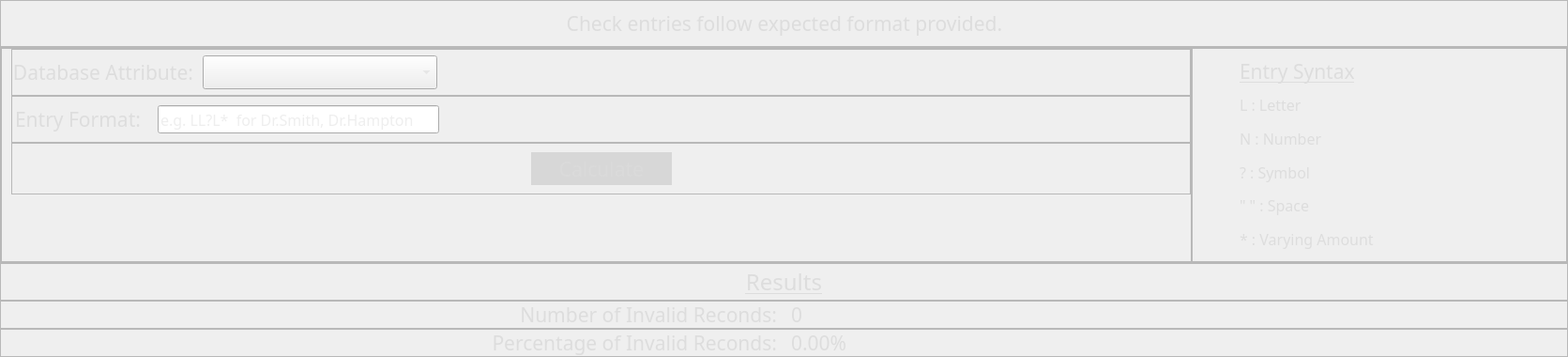
          <widget class="QWidget" name="tab_3">
           <attribute name="title">
            <string>Validity</string>
           </attribute>
           <layout class="QVBoxLayout" name="verticalLayout_25">
            <property name="spacing">
             <number>0</number>
            </property>
            <property name="leftMargin">
             <number>0</number>
            </property>
            <property name="topMargin">
             <number>0</number>
            </property>
            <property name="rightMargin">
             <number>0</number>
            </property>
            <property name="bottomMargin">
             <number>0</number>
            </property>
            <item>
             <widget class="QFrame" name="frame_46">
              <property name="minimumSize">
               <size>
                <width>0</width>
                <height>50</height>
               </size>
              </property>
              <property name="maximumSize">
               <size>
                <width>16777215</width>
                <height>50</height>
               </size>
              </property>
              <property name="frameShape">
               <enum>QFrame::StyledPanel</enum>
              </property>
              <property name="frameShadow">
               <enum>QFrame::Raised</enum>
              </property>
              <layout class="QHBoxLayout" name="horizontalLayout_28">
               <property name="spacing">
                <number>0</number>
               </property>
               <property name="leftMargin">
                <number>0</number>
               </property>
               <property name="topMargin">
                <number>5</number>
               </property>
               <property name="rightMargin">
                <number>0</number>
               </property>
               <property name="bottomMargin">
                <number>5</number>
               </property>
               <item>
                <spacer name="horizontalSpacer_31">
                 <property name="orientation">
                  <enum>Qt::Horizontal</enum>
                 </property>
                 <property name="sizeHint" stdset="0">
                  <size>
                   <width>40</width>
                   <height>20</height>
                  </size>
                 </property>
                </spacer>
               </item>
               <item>
                <widget class="QLabel" name="label_15">
                 <property name="minimumSize">
                  <size>
                   <width>500</width>
                   <height>25</height>
                  </size>
                 </property>
                 <property name="maximumSize">
                  <size>
                   <width>500</width>
                   <height>60</height>
                  </size>
                 </property>
                 <property name="font">
                  <font>
                   <family>Microsoft YaHei</family>
                   <pointsize>16</pointsize>
                   <underline>false</underline>
                  </font>
                 </property>
                 <property name="styleSheet">
                  <string notr="true">color:#DDDDDD;</string>
                 </property>
                 <property name="text">
                  <string>Check entries follow expected format provided.</string>
                 </property>
                 <property name="alignment">
                  <set>Qt::AlignCenter</set>
                 </property>
                </widget>
               </item>
               <item>
                <spacer name="horizontalSpacer_18">
                 <property name="orientation">
                  <enum>Qt::Horizontal</enum>
                 </property>
                 <property name="sizeHint" stdset="0">
                  <size>
                   <width>40</width>
                   <height>20</height>
                  </size>
                 </property>
                </spacer>
               </item>
              </layout>
             </widget>
            </item>
            <item>
             <widget class="QFrame" name="frame_49">
              <property name="minimumSize">
               <size>
                <width>0</width>
                <height>230</height>
               </size>
              </property>
              <property name="maximumSize">
               <size>
                <width>16777215</width>
                <height>230</height>
               </size>
              </property>
              <property name="frameShape">
               <enum>QFrame::StyledPanel</enum>
              </property>
              <property name="frameShadow">
               <enum>QFrame::Raised</enum>
              </property>
              <layout class="QHBoxLayout" name="horizontalLayout_29">
               <property name="spacing">
                <number>0</number>
               </property>
               <property name="leftMargin">
                <number>0</number>
               </property>
               <property name="topMargin">
                <number>0</number>
               </property>
               <property name="rightMargin">
                <number>0</number>
               </property>
               <property name="bottomMargin">
                <number>0</number>
               </property>
               <item>
                <widget class="QFrame" name="frame_53">
                 <property name="frameShape">
                  <enum>QFrame::StyledPanel</enum>
                 </property>
                 <property name="frameShadow">
                  <enum>QFrame::Raised</enum>
                 </property>
                 <layout class="QVBoxLayout" name="verticalLayout_27">
                  <property name="spacing">
                   <number>0</number>
                  </property>
                  <property name="leftMargin">
                   <number>10</number>
                  </property>
                  <property name="topMargin">
                   <number>0</number>
                  </property>
                  <property name="rightMargin">
                   <number>0</number>
                  </property>
                  <property name="bottomMargin">
                   <number>0</number>
                  </property>
                  <item>
                   <widget class="QFrame" name="frame_43">
                    <property name="minimumSize">
                     <size>
                      <width>0</width>
                      <height>50</height>
                     </size>
                    </property>
                    <property name="maximumSize">
                     <size>
                      <width>16777215</width>
                      <height>50</height>
                     </size>
                    </property>
                    <property name="frameShape">
                     <enum>QFrame::StyledPanel</enum>
                    </property>
                    <property name="frameShadow">
                     <enum>QFrame::Raised</enum>
                    </property>
                    <layout class="QHBoxLayout" name="horizontalLayout_21">
                     <property name="spacing">
                      <number>10</number>
                     </property>
                     <property name="leftMargin">
                      <number>0</number>
                     </property>
                     <property name="topMargin">
                      <number>0</number>
                     </property>
                     <property name="rightMargin">
                      <number>0</number>
                     </property>
                     <property name="bottomMargin">
                      <number>0</number>
                     </property>
                     <item>
                      <widget class="QLabel" name="label_6">
                       <property name="maximumSize">
                        <size>
                         <width>300</width>
                         <height>16777215</height>
                        </size>
                       </property>
                       <property name="font">
                        <font>
                         <family>Microsoft YaHei</family>
                         <pointsize>16</pointsize>
                        </font>
                       </property>
                       <property name="styleSheet">
                        <string notr="true">color:#DDDDDD;</string>
                       </property>
                       <property name="text">
                        <string>Database Attribute:</string>
                       </property>
                       <property name="alignment">
                        <set>Qt::AlignRight|Qt::AlignTrailing|Qt::AlignVCenter</set>
                       </property>
                      </widget>
                     </item>
                     <item>
                      <widget class="QComboBox" name="validity_attribute_list">
                       <property name="minimumSize">
                        <size>
                         <width>250</width>
                         <height>0</height>
                        </size>
                       </property>
                       <property name="maximumSize">
                        <size>
                         <width>250</width>
                         <height>16777215</height>
                        </size>
                       </property>
                       <property name="font">
                        <font>
                         <family>Microsoft YaHei</family>
                         <pointsize>14</pointsize>
                        </font>
                       </property>
                       <property name="styleSheet">
                        <string notr="true">height: 30;
color: #dddddd;</string>
                       </property>
                      </widget>
                     </item>
                     <item>
                      <spacer name="horizontalSpacer_14">
                       <property name="orientation">
                        <enum>Qt::Horizontal</enum>
                       </property>
                       <property name="sizeHint" stdset="0">
                        <size>
                         <width>40</width>
                         <height>20</height>
                        </size>
                       </property>
                      </spacer>
                     </item>
                    </layout>
                   </widget>
                  </item>
                  <item>
                   <widget class="QFrame" name="frame_47">
                    <property name="minimumSize">
                     <size>
                      <width>0</width>
                      <height>50</height>
                     </size>
                    </property>
                    <property name="maximumSize">
                     <size>
                      <width>16777215</width>
                      <height>50</height>
                     </size>
                    </property>
                    <property name="frameShape">
                     <enum>QFrame::StyledPanel</enum>
                    </property>
                    <property name="frameShadow">
                     <enum>QFrame::Raised</enum>
                    </property>
                    <layout class="QHBoxLayout" name="horizontalLayout_30">
                     <property name="spacing">
                      <number>15</number>
                     </property>
                     <property name="leftMargin">
                      <number>0</number>
                     </property>
                     <property name="topMargin">
                      <number>0</number>
                     </property>
                     <property name="rightMargin">
                      <number>0</number>
                     </property>
                     <property name="bottomMargin">
                      <number>0</number>
                     </property>
                     <item>
                      <widget class="QLabel" name="label_14">
                       <property name="minimumSize">
                        <size>
                         <width>140</width>
                         <height>0</height>
                        </size>
                       </property>
                       <property name="maximumSize">
                        <size>
                         <width>16777215</width>
                         <height>900</height>
                        </size>
                       </property>
                       <property name="font">
                        <font>
                         <family>Microsoft YaHei</family>
                         <pointsize>16</pointsize>
                        </font>
                       </property>
                       <property name="styleSheet">
                        <string notr="true">color:#DDDDDD;</string>
                       </property>
                       <property name="text">
                        <string>Entry Format:</string>
                       </property>
                       <property name="alignment">
                        <set>Qt::AlignCenter</set>
                       </property>
                      </widget>
                     </item>
                     <item>
                      <widget class="QLineEdit" name="validity_format_entry">
                       <property name="minimumSize">
                        <size>
                         <width>300</width>
                         <height>30</height>
                        </size>
                       </property>
                       <property name="maximumSize">
                        <size>
                         <width>300</width>
                         <height>16777215</height>
                        </size>
                       </property>
                       <property name="font">
                        <font>
                         <family>Microsoft YaHei</family>
                         <pointsize>12</pointsize>
                        </font>
                       </property>
                       <property name="styleSheet">
                        <string notr="true">height: 20;
color: #dddddd;</string>
                       </property>
                       <property name="text">
                        <string/>
                       </property>
                       <property name="placeholderText">
                        <string>e.g. LL?L*  for Dr.Smith, Dr.Hampton</string>
                       </property>
                      </widget>
                     </item>
                     <item>
                      <spacer name="horizontalSpacer_16">
                       <property name="orientation">
                        <enum>Qt::Horizontal</enum>
                       </property>
                       <property name="sizeHint" stdset="0">
                        <size>
                         <width>800</width>
                         <height>20</height>
                        </size>
                       </property>
                      </spacer>
                     </item>
                    </layout>
                   </widget>
                  </item>
                  <item>
                   <widget class="QFrame" name="frame_48">
                    <property name="frameShape">
                     <enum>QFrame::StyledPanel</enum>
                    </property>
                    <property name="frameShadow">
                     <enum>QFrame::Raised</enum>
                    </property>
                    <layout class="QHBoxLayout" name="horizontalLayout_33">
                     <item>
                      <spacer name="horizontalSpacer_12">
                       <property name="orientation">
                        <enum>Qt::Horizontal</enum>
                       </property>
                       <property name="sizeHint" stdset="0">
                        <size>
                         <width>40</width>
                         <height>20</height>
                        </size>
                       </property>
                      </spacer>
                     </item>
                     <item>
                      <widget class="QPushButton" name="btn_validity_calculate">
                       <property name="minimumSize">
                        <size>
                         <width>150</width>
                         <height>35</height>
                        </size>
                       </property>
                       <property name="maximumSize">
                        <size>
                         <width>150</width>
                         <height>35</height>
                        </size>
                       </property>
                       <property name="font">
                        <font>
                         <family>Microsoft YaHei</family>
                         <pointsize>16</pointsize>
                        </font>
                       </property>
                       <property name="styleSheet">
                        <string notr="true">
QPushButton {
	background-color: rgba(206, 206, 206, 180);
	border-radius: 20px;
	color: rgb(218, 218, 218);
}
QPushButton:hover {
	background-color: rgba(206, 206, 206, 240);
	border-radius: 20px;
	color: rgb(255, 255,255);
}</string>
                       </property>
                       <property name="text">
                        <string>Calculate</string>
                       </property>
                      </widget>
                     </item>
                     <item>
                      <spacer name="horizontalSpacer_15">
                       <property name="orientation">
                        <enum>Qt::Horizontal</enum>
                       </property>
                       <property name="sizeHint" stdset="0">
                        <size>
                         <width>40</width>
                         <height>20</height>
                        </size>
                       </property>
                      </spacer>
                     </item>
                    </layout>
                   </widget>
                  </item>
                  <item>
                   <spacer name="verticalSpacer_8">
                    <property name="orientation">
                     <enum>Qt::Vertical</enum>
                    </property>
                    <property name="sizeHint" stdset="0">
                     <size>
                      <width>20</width>
                      <height>40</height>
                     </size>
                    </property>
                   </spacer>
                  </item>
                 </layout>
                </widget>
               </item>
               <item>
                <widget class="QFrame" name="frame_54">
                 <property name="minimumSize">
                  <size>
                   <width>400</width>
                   <height>0</height>
                  </size>
                 </property>
                 <property name="maximumSize">
                  <size>
                   <width>400</width>
                   <height>16777215</height>
                  </size>
                 </property>
                 <property name="frameShape">
                  <enum>QFrame::StyledPanel</enum>
                 </property>
                 <property name="frameShadow">
                  <enum>QFrame::Raised</enum>
                 </property>
                 <layout class="QVBoxLayout" name="verticalLayout_28">
                  <property name="leftMargin">
                   <number>50</number>
                  </property>
                  <item>
                   <widget class="QLabel" name="label_16">
                    <property name="minimumSize">
                     <size>
                      <width>200</width>
                      <height>30</height>
                     </size>
                    </property>
                    <property name="font">
                     <font>
                      <family>Microsoft YaHei</family>
                      <pointsize>16</pointsize>
                      <underline>true</underline>
                     </font>
                    </property>
                    <property name="styleSheet">
                     <string notr="true">color:#DDDDDD;</string>
                    </property>
                    <property name="text">
                     <string>Entry Syntax</string>
                    </property>
                    <property name="alignment">
                     <set>Qt::AlignLeading|Qt::AlignLeft|Qt::AlignVCenter</set>
                    </property>
                   </widget>
                  </item>
                  <item>
                   <widget class="QLabel" name="label_19">
                    <property name="minimumSize">
                     <size>
                      <width>200</width>
                      <height>0</height>
                     </size>
                    </property>
                    <property name="font">
                     <font>
                      <family>Microsoft YaHei</family>
                      <pointsize>12</pointsize>
                     </font>
                    </property>
                    <property name="styleSheet">
                     <string notr="true">color:#DDDDDD;</string>
                    </property>
                    <property name="text">
                     <string>L : Letter</string>
                    </property>
                    <property name="alignment">
                     <set>Qt::AlignLeading|Qt::AlignLeft|Qt::AlignVCenter</set>
                    </property>
                   </widget>
                  </item>
                  <item>
                   <widget class="QLabel" name="label_20">
                    <property name="minimumSize">
                     <size>
                      <width>200</width>
                      <height>0</height>
                     </size>
                    </property>
                    <property name="font">
                     <font>
                      <family>Microsoft YaHei</family>
                      <pointsize>12</pointsize>
                     </font>
                    </property>
                    <property name="styleSheet">
                     <string notr="true">color:#DDDDDD;</string>
                    </property>
                    <property name="text">
                     <string>N : Number</string>
                    </property>
                    <property name="alignment">
                     <set>Qt::AlignLeading|Qt::AlignLeft|Qt::AlignVCenter</set>
                    </property>
                   </widget>
                  </item>
                  <item>
                   <widget class="QLabel" name="label_22">
                    <property name="minimumSize">
                     <size>
                      <width>200</width>
                      <height>0</height>
                     </size>
                    </property>
                    <property name="font">
                     <font>
                      <family>Microsoft YaHei</family>
                      <pointsize>12</pointsize>
                     </font>
                    </property>
                    <property name="styleSheet">
                     <string notr="true">color:#DDDDDD;</string>
                    </property>
                    <property name="text">
                     <string>? : Symbol</string>
                    </property>
                    <property name="alignment">
                     <set>Qt::AlignLeading|Qt::AlignLeft|Qt::AlignVCenter</set>
                    </property>
                   </widget>
                  </item>
                  <item>
                   <widget class="QLabel" name="label_21">
                    <property name="minimumSize">
                     <size>
                      <width>200</width>
                      <height>0</height>
                     </size>
                    </property>
                    <property name="font">
                     <font>
                      <family>Microsoft YaHei</family>
                      <pointsize>12</pointsize>
                     </font>
                    </property>
                    <property name="styleSheet">
                     <string notr="true">color:#DDDDDD;</string>
                    </property>
                    <property name="text">
                     <string>&quot; &quot; : Space</string>
                    </property>
                    <property name="alignment">
                     <set>Qt::AlignLeading|Qt::AlignLeft|Qt::AlignVCenter</set>
                    </property>
                   </widget>
                  </item>
                  <item>
                   <widget class="QLabel" name="label_23">
                    <property name="minimumSize">
                     <size>
                      <width>200</width>
                      <height>0</height>
                     </size>
                    </property>
                    <property name="font">
                     <font>
                      <family>Microsoft YaHei</family>
                      <pointsize>12</pointsize>
                     </font>
                    </property>
                    <property name="styleSheet">
                     <string notr="true">color:#DDDDDD;</string>
                    </property>
                    <property name="text">
                     <string>* : Varying Amount</string>
                    </property>
                    <property name="alignment">
                     <set>Qt::AlignLeading|Qt::AlignLeft|Qt::AlignVCenter</set>
                    </property>
                   </widget>
                  </item>
                 </layout>
                </widget>
               </item>
              </layout>
             </widget>
            </item>
            <item>
             <widget class="QFrame" name="frame_50">
              <property name="minimumSize">
               <size>
                <width>40</width>
                <height>40</height>
               </size>
              </property>
              <property name="maximumSize">
               <size>
                <width>16777215</width>
                <height>40</height>
               </size>
              </property>
              <property name="font">
               <font>
                <pointsize>18</pointsize>
               </font>
              </property>
              <property name="frameShape">
               <enum>QFrame::StyledPanel</enum>
              </property>
              <property name="frameShadow">
               <enum>QFrame::Raised</enum>
              </property>
              <layout class="QHBoxLayout" name="horizontalLayout_31">
               <property name="spacing">
                <number>0</number>
               </property>
               <property name="leftMargin">
                <number>0</number>
               </property>
               <property name="topMargin">
                <number>0</number>
               </property>
               <property name="rightMargin">
                <number>0</number>
               </property>
               <property name="bottomMargin">
                <number>0</number>
               </property>
               <item>
                <widget class="QLabel" name="label_25">
                 <property name="minimumSize">
                  <size>
                   <width>200</width>
                   <height>30</height>
                  </size>
                 </property>
                 <property name="font">
                  <font>
                   <family>Microsoft YaHei</family>
                   <pointsize>18</pointsize>
                   <underline>true</underline>
                  </font>
                 </property>
                 <property name="styleSheet">
                  <string notr="true">color:#DDDDDD;</string>
                 </property>
                 <property name="text">
                  <string>Results</string>
                 </property>
                 <property name="alignment">
                  <set>Qt::AlignCenter</set>
                 </property>
                </widget>
               </item>
              </layout>
             </widget>
            </item>
            <item>
             <widget class="QFrame" name="frame_45">
              <property name="minimumSize">
               <size>
                <width>0</width>
                <height>30</height>
               </size>
              </property>
              <property name="maximumSize">
               <size>
                <width>16777215</width>
                <height>30</height>
               </size>
              </property>
              <property name="frameShape">
               <enum>QFrame::StyledPanel</enum>
              </property>
              <property name="frameShadow">
               <enum>QFrame::Raised</enum>
              </property>
              <layout class="QHBoxLayout" name="horizontalLayout_27">
               <property name="spacing">
                <number>15</number>
               </property>
               <property name="topMargin">
                <number>0</number>
               </property>
               <property name="bottomMargin">
                <number>0</number>
               </property>
               <item>
                <widget class="QLabel" name="label_17">
                 <property name="font">
                  <font>
                   <family>Microsoft YaHei</family>
                   <pointsize>16</pointsize>
                  </font>
                 </property>
                 <property name="styleSheet">
                  <string notr="true">color:#DDDDDD;</string>
                 </property>
                 <property name="text">
                  <string>Number of Invalid Reconds:</string>
                 </property>
                 <property name="alignment">
                  <set>Qt::AlignRight|Qt::AlignTrailing|Qt::AlignVCenter</set>
                 </property>
                </widget>
               </item>
               <item>
                <widget class="QLabel" name="invalid_count_validity">
                 <property name="font">
                  <font>
                   <family>Microsoft YaHei</family>
                   <pointsize>16</pointsize>
                  </font>
                 </property>
                 <property name="styleSheet">
                  <string notr="true">color:#DDDDDD;</string>
                 </property>
                 <property name="text">
                  <string>0</string>
                 </property>
                 <property name="alignment">
                  <set>Qt::AlignLeading|Qt::AlignLeft|Qt::AlignVCenter</set>
                 </property>
                </widget>
               </item>
              </layout>
             </widget>
            </item>
            <item>
             <widget class="QFrame" name="frame_44">
              <property name="minimumSize">
               <size>
                <width>80</width>
                <height>30</height>
               </size>
              </property>
              <property name="maximumSize">
               <size>
                <width>16777215</width>
                <height>30</height>
               </size>
              </property>
              <property name="frameShape">
               <enum>QFrame::StyledPanel</enum>
              </property>
              <property name="frameShadow">
               <enum>QFrame::Raised</enum>
              </property>
              <layout class="QHBoxLayout" name="horizontalLayout_26">
               <property name="spacing">
                <number>15</number>
               </property>
               <property name="topMargin">
                <number>0</number>
               </property>
               <property name="bottomMargin">
                <number>0</number>
               </property>
               <item>
                <widget class="QLabel" name="label_9">
                 <property name="font">
                  <font>
                   <family>Microsoft YaHei</family>
                   <pointsize>16</pointsize>
                  </font>
                 </property>
                 <property name="styleSheet">
                  <string notr="true">color:#DDDDDD;</string>
                 </property>
                 <property name="text">
                  <string>Percentage of Invalid Reconds:</string>
                 </property>
                 <property name="alignment">
                  <set>Qt::AlignRight|Qt::AlignTrailing|Qt::AlignVCenter</set>
                 </property>
                </widget>
               </item>
               <item>
                <widget class="QLabel" name="invalid_percentage_validity">
                 <property name="font">
                  <font>
                   <family>Microsoft YaHei</family>
                   <pointsize>16</pointsize>
                  </font>
                 </property>
                 <property name="styleSheet">
                  <string notr="true">color:#DDDDDD;</string>
                 </property>
                 <property name="text">
                  <string>0.00%</string>
                 </property>
                 <property name="alignment">
                  <set>Qt::AlignLeading|Qt::AlignLeft|Qt::AlignVCenter</set>
                 </property>
                </widget>
               </item>
              </layout>
             </widget>
            </item>
           </layout>
          </widget>
